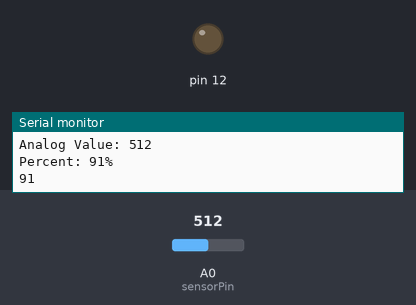
A sketch run on a simulated Arduino Uno, built with avr-gcc and run on an emulated ATmega328P. Shown: output pins drawn as LEDs (lit = HIGH), the last lines printed to the serial monitor. The inputs (shaded band) are chosen by the test bench; at power-on: A0 (sensorPin) = 512.

Above: at 1.8 s.
1.9 s: A0 (sensorPin) set to 927
3.4 s: A0 (sensorPin) set to 952
At 4.8 s:
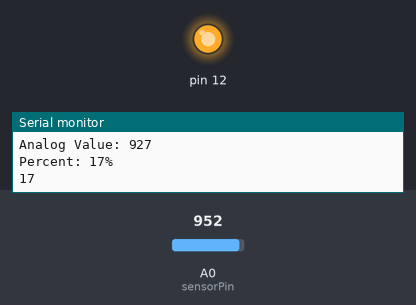
9.5 s: A0 (sensorPin) set to 1023
Timing chart, 0 to 14.6 s (numbered marks = the images above; inputs shaded):
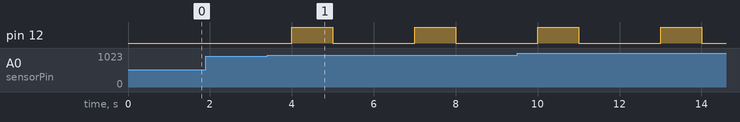

Measured:
- the behaviour switches between 939 and 940 on A0 (sensorPin) (found by bisection; images 0 and 1)
- after the input at 3.4 s, pin 12: alternates HIGH for 1.0 s and LOW for 2.0 s, starting after 0.60 s

The sketch:

main.ino
```cpp
int sensorPin = A0;
int sensorValue = 0;
int percent = 0;

void setup() {
  Serial.begin(9600);
  pinMode(12, OUTPUT);

}

void loop() {

  sensorValue = analogRead(sensorPin);
  percent = convertToPercent(sensorValue);


  if (percent < 15 ) {
      digitalWrite(12, HIGH);
      delay(1000);
      digitalWrite(12, LOW);
      delay(1000);
    }


  printValues();
  delay(1000);


}

int convertToPercent(int value)
{
  int percentValue = 0;
  percentValue = map(value, 1023, 465, 0, 100);
  return percentValue;
}

void printValues()
{
 Serial.print("\n\nAnalog Value: ");
 Serial.print(sensorValue);
 Serial.print("\nPercent: ");
 Serial.print(percent);
 Serial.print("%\n");

//  Serial.print(100);
//  Serial.print(" ");
//  Serial.print(0);
//  Serial.print(" ");
  Serial.println(percent);
}
```
